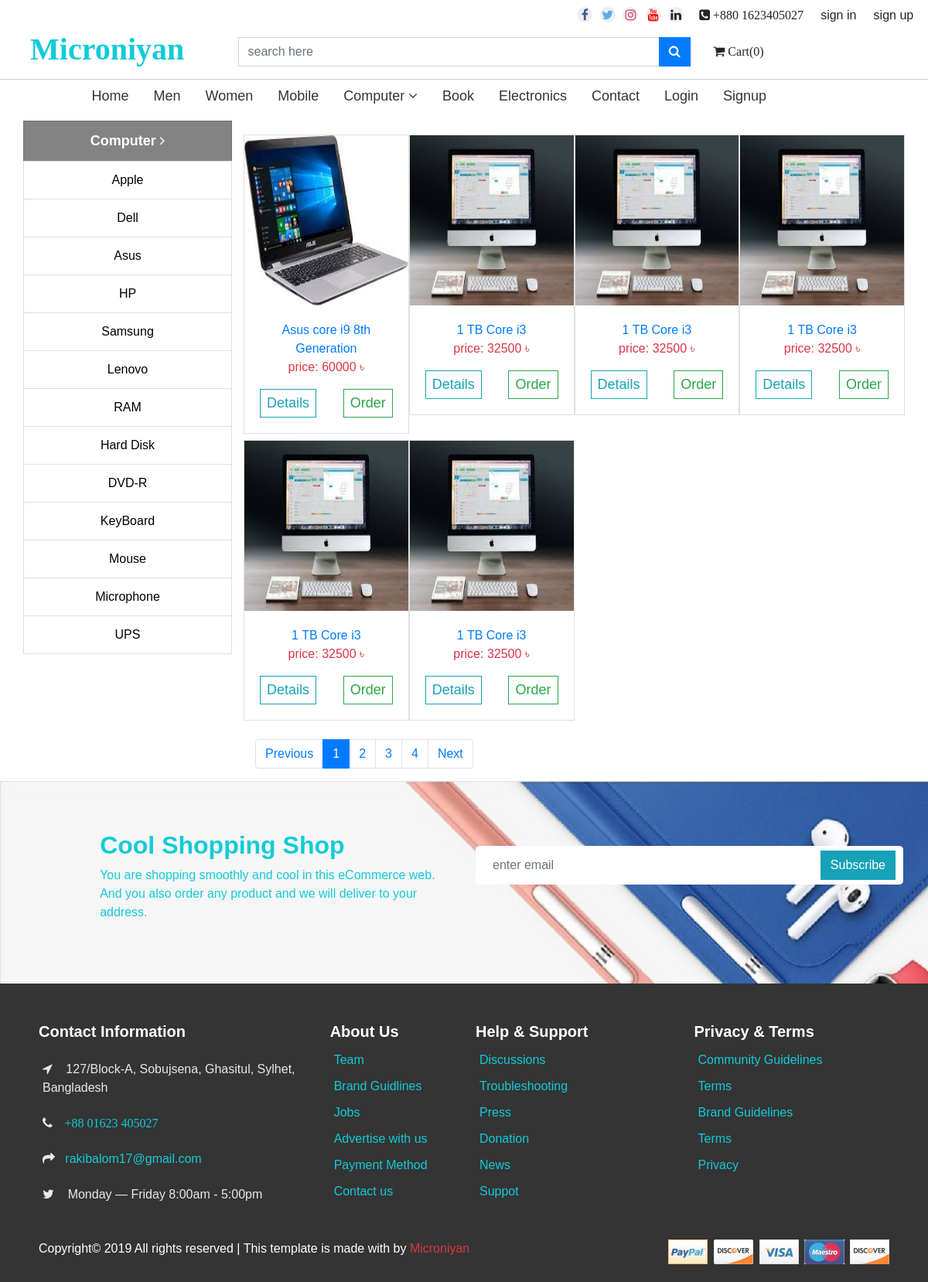
Screenshot of /computer_product.php with the database file from the repository.
### tables this page shows
CREATE TABLE `computer` (
  `id` int(11) NOT NULL,
  `image` text NOT NULL,
  `name` varchar(255) NOT NULL,
  `price` varchar(255) NOT NULL,
  `type` varchar(255) NOT NULL,
  `brand` varchar(255) NOT NULL,
  `processor` varchar(255) NOT NULL,
  `processor_speed` varchar(255) NOT NULL,
  `motherboard` varchar(255) NOT NULL,
  `monitor` varchar(255) NOT NULL,
  `ram` varchar(255) NOT NULL,
  `hard_disk` varchar(255) NOT NULL,
  `disk_type` varchar(255) NOT NULL,
  `graphics_card` varchar(255) NOT NULL,
  `audio` varchar(255) NOT NULL,
  `networking` varchar(255) NOT NULL,
  `keyboard` varchar(255) NOT NULL,
  `mouse` varchar(255) NOT NULL,
  `modem` varchar(255) NOT NULL,
  `casing` varchar(255) NOT NULL,
  `others` varchar(255) NOT NULL
);

### computer_product.php (the view)
<?php
	include 'header.php';
	include 'include/dbcon.php';
	$sql = "SELECT * FROM computer";
	$run = mysqli_query($con, $sql);
?>
	<div id="main-content">
		<div class="container">
			<div class="row">
				<div class="col-md-3 list-group text-center" id="submenu">
						<p class="list-group-item header" href="">Computer <i class="fa fa-angle-right"></i></p>
						<a class="list-group-item" href="">Apple</a>
						<a class="list-group-item" href="">Dell</a>
						<a class="list-group-item" href="">Asus</a>
						<a class="list-group-item" href="">HP</a>
						<a class="list-group-item" href="">Samsung</a>
						<a class="list-group-item" href="">Lenovo</a>
						<a class="list-group-item" href="">RAM</a>
						<a class="list-group-item" href="">Hard Disk</a>
						<a class="list-group-item" href="">DVD-R</a>
						<a class="list-group-item" href="">KeyBoard</a>
						<a class="list-group-item" href="">Mouse</a>
						<a class="list-group-item" href="">Microphone</a>
						<a class="list-group-item" href="">UPS</a>
				</div>
				<div class="col-md-9">
					<div class="row">
					<?php while($result = mysqli_fetch_assoc($run)) { ?>
						<div class="col-md-3 col-sm-6">
							<div class="card" id="card">
								<img src="images/computer/<?php echo  $result['image']; ?>" height="220px">
								<div class="card-body">
									<p class="text-center">
										<a style="text-decoration: none" href="computer_product_details.php?id=<?php echo $result['id']; ?>"><?php echo $result['name']; ?></a>
										<br>
										<span class="text-danger">price: <?php echo $result['price']; ?> ৳</span>
									</p>
									<a href="computer_product_details.php?id=<?php echo $result['id']; ?>"><button class="btn btn-outline-info btn-sm">Details</button></a>
									<a href="order.php"><button class="btn btn-outline-success btn-sm float-right">Order</button></a>
								</div>
							</div>
						</div>
					<?php } ?>
					</div>
					<ul class="pagination mt-4">
						<li class="page-item"><a class="page-link" href="">Previous</a></li>
						<li class="page-item active"><a class="page-link" href="">1</a></li>
						<li class="page-item"><a class="page-link" href="">2</a></li>
						<li class="page-item"><a class="page-link" href="">3</a></li>
						<li class="page-item"><a class="page-link" href="">4</a></li>
						<li class="page-item"><a class="page-link" href="">Next</a></li>
					</ul>
				</div>
			</div>
		</div>
	</div>
<?php include 'footer.php'; ?>

### css/style.css (style rules this page uses)
* { margin: 0; padding: 0; }
body { background-color: #fff; font-family: arial; }
.btn { border-radius: 0; }
#main-content .row { margin-top: 10px; }
#main-content .col-md-9 { border-radius: 0; }
#main-content .col-md-9 .col-md-3 { padding:0; }
#main-content #submenu a { text-decoration: none; transition: .3s; color: #000; }
#main-content #submenu p.header { font-size: 18px; font-weight: bold; background-color: #838383; color: #fff; }
#main-content .list-group p, #main-content .list-group a:last-child { border-radius: 0px; }
#main-content .card { margin-top: 8px; border-radius: 0; }
#main-content .card button { font-size: 18px; }

### rows the page displays
computer: image (picture), name "Asus core i9 8th Generation", price "60000"
computer: image (picture), name "1 TB Core i3", price "32500"
computer: image (picture), name "1 TB Core i3", price "32500"
computer: image (picture), name "1 TB Core i3", price "32500"
computer: image (picture), name "1 TB Core i3", price "32500"
computer: image (picture), name "1 TB Core i3", price "32500"
